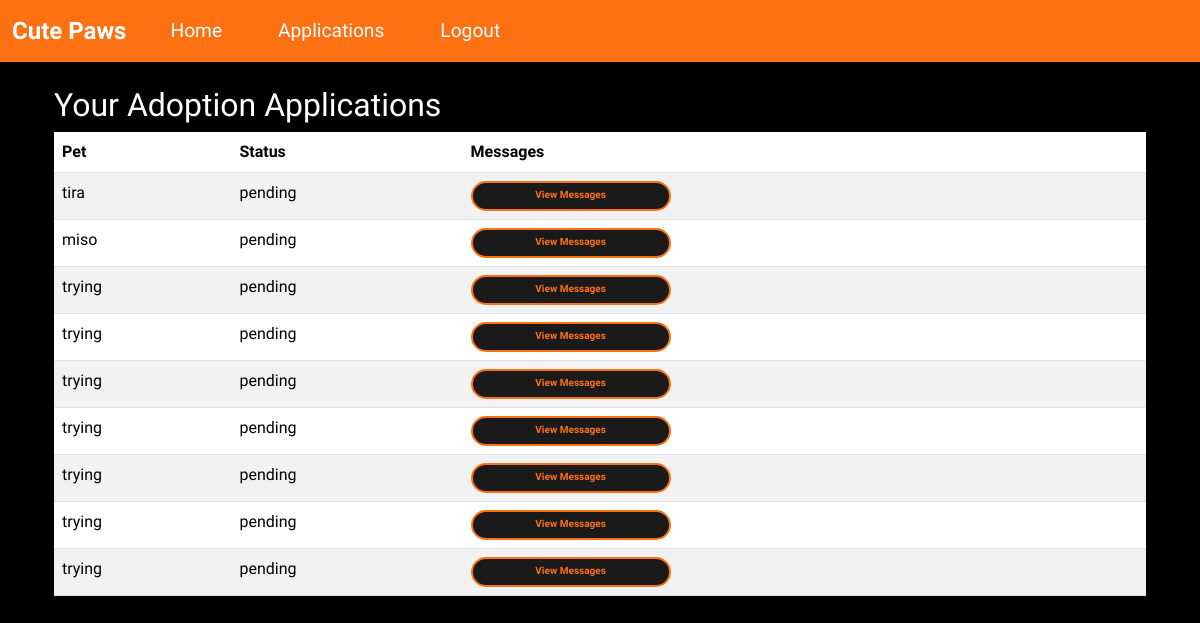
Page /applications (signed in) on the earlier database version.
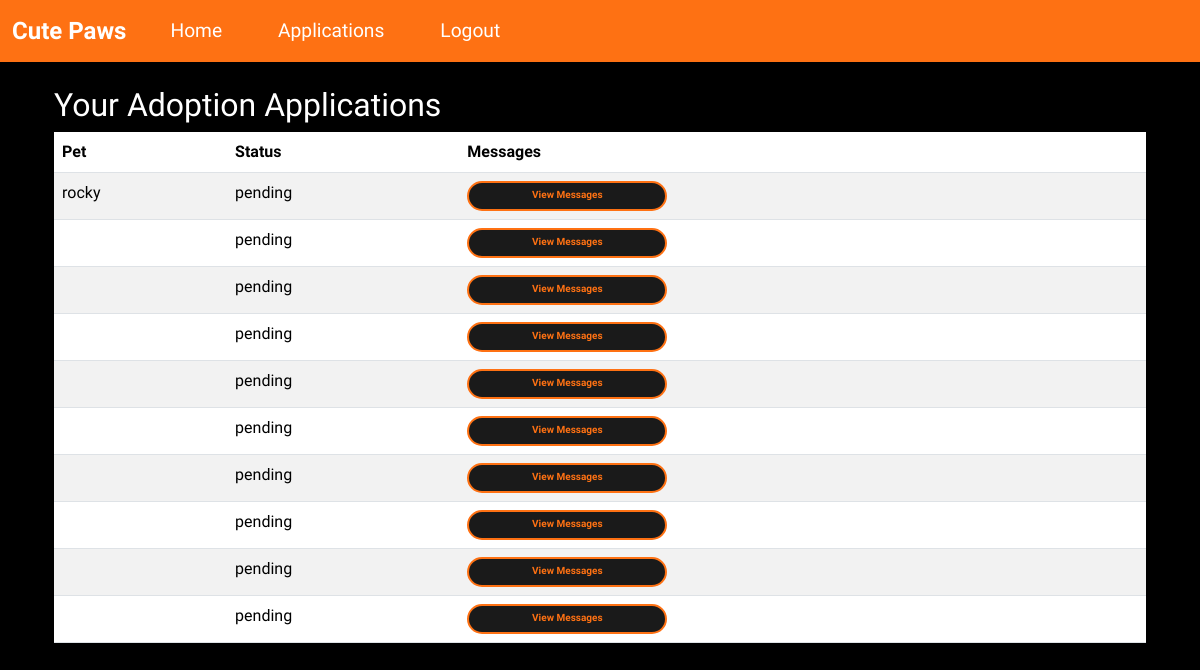
Same page on the later database version.
### wepsite/models.py (models this page shows)
class AdoptionApplication(db.Model):
    id = db.Column(db.Integer, primary_key=True)
    pet_id = db.Column(db.Integer, db.ForeignKey('pet.id'))
    user_id = db.Column(db.Integer, db.ForeignKey('user.id'))
    application_date = db.Column(db.DateTime, default=func.now())
    answers = db.Column(db.Text)
    status = db.Column(db.String(20), default='pending')
    pet = db.relationship('Pet', backref='adoption_applications')

class Pet(db.Model):
    id             = db.Column(db.Integer, primary_key=True)
    name           = db.Column(db.String(100))
    age            = db.Column(db.Integer)
    breed          = db.Column(db.String(100))
    description    = db.Column(db.Text)
    city           = db.Column(db.String(100))  # Changed from location to city
    image_filename = db.Column(db.String(200))
    is_adopted     = db.Column(db.Boolean, default=False)
    adoption_date = db.Column(db.DateTime)
    posted_by      = db.Column(db.Integer, db.ForeignKey('user.id'))

### wepsite/views.py (the view)
@views.route('/applications')
@login_required
def applications():
    if current_user.is_admin:
        apps = AdoptionApplication.query.order_by(AdoptionApplication.id.desc()).all()
    else:
        apps = AdoptionApplication.query.filter_by(user_id=current_user.id).order_by(AdoptionApplication.id.desc()).all()
    for app in apps:
        app.unread = Message.query.filter(
            Message.application_id == app.id,
            Message.sender_id != current_user.id,
            Message.is_read == False
        ).count()
    return render_template('applications.html', user=current_user, applications=apps)

### wepsite/templates/applications.html (shortened to what this page needs)
{% extends "base.html" %}
{% block content %}
<div class="container mt-4">
    <h2>Your Adoption Applications</h2>
    <table class="table table-striped">
        <thead>
            <tr>
                <th>Pet</th>
                <th>Status</th>
                <th>Messages</th>
            </tr>
        </thead>
        <tbody>
            {% for app in applications %}
                <tr>
                    <td>{{ app.pet.name }}</td>
                    <td>{{ app.status }}</td>
                    <td>
                        <a href="{{ url_for('views.messages', application_id=app.id) }}" class="btn btn-primary btn-sm">
                            View Messages
                        </a>
                    </td>
                </tr>
            {% endfor %}
        </tbody>
    </table>
</div>
{% endblock %}

### wepsite/templates/base.html (shortened to what this page needs)
<!DOCTYPE html>
<html lang="en">
<head>
    <link href="https://cdn.jsdelivr.net/npm/bootstrap@5.3.2/dist/css/bootstrap.min.css" rel="stylesheet"
>
    <link rel="stylesheet" href="https://cdn.jsdelivr.net/npm/bootstrap-icons@1.10.0/font/bootstrap-icons.css">
    <link rel="stylesheet" href="https://cdnjs.cloudflare.com/ajax/libs/font-awesome/6.4.0/css/all.min.css"
 />
</head>
<body>
    <nav class="navbar navbar-expand-lg sticky-top">
        <div class="container-fluid">
            <a class="navbar-brand" href="#">Cute Paws</a>
            <div class="collapse navbar-collapse" id="navbar">
                <div class="navbar-nav">
                {% if current_user.is_authenticated %}
                    <a class="nav-item nav-link" href="{{ url_for('views.home') }}">Home</a>
                    <a class="nav-item nav-link" href="{{ url_for('views.applications') }}">Applications</a>
                    <a class="nav-item nav-link" href="{{ url_for('auth.logout') }}">Logout</a>
                {% else %}
                    <a class="nav-item nav-link" href="{{ url_for('auth.login') }}">Login</a>
                    <a class="nav-item nav-link" href="{{ url_for('auth.sign_up') }}">Register</a>
                {% endif %}
                </div>
            </div>
        </div>
    </nav>
    <div class="container">
        {% block content %}
        {% endblock %}
    </div>
</body>
</html>

### wepsite/templates/base.html (style rules this page uses)
body { background-color: #000000; font-family: "Saira", sans-serif; font-optical-sizing: auto; color: #fff; margin: 0; padding: 0; height: 100vh; }
.navbar { background-color: #fe7113; }
.navbar-brand { font-size: 1.5rem; font-weight: bold; color: #fff; }
.navbar-nav .nav-link { color: #fff; font-size: 1.2rem; margin-right: 20px; margin-left: 20px; }
.btn { border-radius: 35px; width: 200px; height: 30px; border: 2px solid #fe7113; background-color: #1a1a1a; color: #fe7113; font-size: 10px; font-weight: bold; cursor: pointer; }

Differences in the rows shown:
added AdoptionApplication: pet.name "rocky", status "pending"
changed AdoptionApplication (number 2 of 10 on the later page): pet.name "tira" → (not shown)
changed AdoptionApplication (number 3 of 10 on the later page): pet.name "miso" → (not shown)
changed AdoptionApplication (number 4 of 10 on the later page): pet.name "trying" → (not shown)
changed AdoptionApplication (number 5 of 10 on the later page): pet.name "trying" → (not shown)
changed AdoptionApplication (number 6 of 10 on the later page): pet.name "trying" → (not shown)
changed AdoptionApplication (number 7 of 10 on the later page): pet.name "trying" → (not shown)
changed AdoptionApplication (number 8 of 10 on the later page): pet.name "trying" → (not shown)
changed AdoptionApplication (number 9 of 10 on the later page): pet.name "trying" → (not shown)
changed AdoptionApplication (number 10 of 10 on the later page): pet.name "trying" → (not shown)
